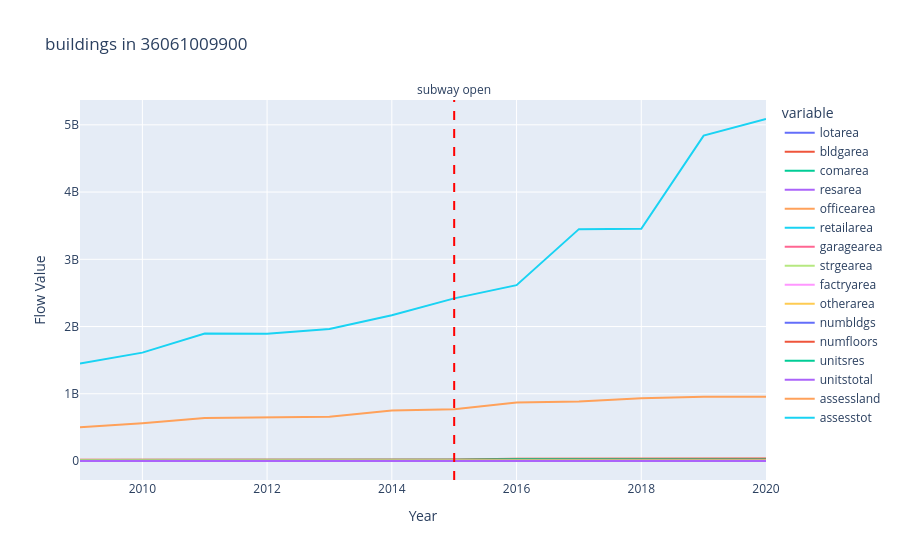

The notebook cell saved with this chart:
### Code cell
tract='36061009900'


df_filtered = pluto_agg_MN_all_years[pluto_agg_MN_all_years['full_tract'] == tract ]
# Select all columns except 'year'
y_cols = df_filtered.columns.drop(['year','full_tract'])
# Aggregate the data by 'year', summing up the Flow_to_work and Flow_to_home for each year
df_aggregated = df_filtered.groupby('year')[y_cols].sum().reset_index()

# Create the time series plot
fig = px.line(df_aggregated, 
              x='year', 
              y=y_cols,
              title=f"buildings in {tract}", 
              labels={'year': 'Year', 'value': 'Flow Value'}, 
              line_shape='linear')

special_year = 2015  

# Add a vertical line at the special year
fig.add_vline(
    x=special_year,
    line_width=2,
    line_dash="dash",
    line_color="red",
    annotation_text="subway open",  # Optional text annotation
    annotation_position="top"  # Optional position for the annotation
)

# Show the plot
fig.show()

### Figure 1 — Plotly figure (JSON) as saved in the notebook; plotly's stock layout.template omitted (floating-point values rounded to 4 significant figures)
{"data": [{"hovertemplate": "variable=lotarea<br>Year=%{x}<br>Flow Value=%{y}<extra></extra>", "legendgroup": "lotarea", "line": {"color": "#636efa", "dash": "solid", "shape": "linear"}, "marker": {"symbol": "circle"}, "mode": "lines", "name": "lotarea", "orientation": "v", "showlegend": true, "type": "scatter", "x": [2009, 2010, 2011, 2012, 2013, 2014, 2015, 2016, 2017, 2018, 2019, 2020], "xaxis": "x", "y": [5376000.0, 5394000.0, 8579000.0, 8576000.0, 8536000.0, 9250000.0, 10270000.0, 10910000.0, 10950000.0, 10060000.0, 10310000.0, 10260000.0], "yaxis": "y"}, {"hovertemplate": "variable=bldgarea<br>Year=%{x}<br>Flow Value=%{y}<extra></extra>", "legendgroup": "bldgarea", "line": {"color": "#EF553B", "dash": "solid", "shape": "linear"}, "marker": {"symbol": "circle"}, "mode": "lines", "name": "bldgarea", "orientation": "v", "showlegend": true, "type": "scatter", "x": [2009, 2010, 2011, 2012, 2013, 2014, 2015, 2016, 2017, 2018, 2019, 2020], "xaxis": "x", "y": [19000000.0, 18310000.0, 18780000.0, 18750000.0, 18520000.0, 21650000.0, 22990000.0, 33290000.0, 35120000.0, 30140000.0, 35130000.0, 38230000.0], "yaxis": "y"}, {"hovertemplate": "variable=comarea<br>Year=%{x}<br>Flow Value=%{y}<extra></extra>", "legendgroup": "comarea", "line": {"color": "#00cc96", "dash": "solid", "shape": "linear"}, "marker": {"symbol": "circle"}, "mode": "lines", "name": "comarea", "orientation": "v", "showlegend": true, "type": "scatter", "x": [2009, 2010, 2011, 2012, 2013, 2014, 2015, 2016, 2017, 2018, 2019, 2020], "xaxis": "x", "y": [15580000.0, 15360000.0, 15910000.0, 15890000.0, 15690000.0, 17210000.0, 17310000.0, 26210000.0, 26520000.0, 22460000.0, 25970000.0, 22510000.0], "yaxis": "y"}, {"hovertemplate": "variable=resarea<br>Year=%{x}<br>Flow Value=%{y}<extra></extra>", "legendgroup": "resarea", "line": {"color": "#ab63fa", "dash": "solid", "shape": "linear"}, "marker": {"symbol": "circle"}, "mode": "lines", "name": "resarea", "orientation": "v", "showlegend": true, "type": "scatter", "x": [2009, 2010, 2011, 2012, 2013, 2014, 2015, 2016, 2017, 2018, 2019, 2020], "xaxis": "x", "y": [3558000.0, 2947000.0, 2778000.0, 2858000.0, 2831000.0, 4334000.0, 5570000.0, 7009000.0, 8296000.0, 7402000.0, 7442000.0, 6690000.0], "yaxis": "y"}, {"hovertemplate": "variable=officearea<br>Year=%{x}<br>Flow Value=%{y}<extra></extra>", "legendgroup": "officearea", "line": {"color": "#FFA15A", "dash": "solid", "shape": "linear"}, "marker": {"symbol": "circle"}, "mode": "lines", "name": "officearea", "orientation": "v", "showlegend": true, "type": "scatter", "x": [2009, 2010, 2011, 2012, 2013, 2014, 2015, 2016, 2017, 2018, 2019, 2020], "xaxis": "x", "y": [2434000.0, 2468000.0, 2466000.0, 3765000.0, 3771000.0, 5459000.0, 5485000.0, 10630000.0, 11030000.0, 8626000.0, 11820000.0, 11460000.0], "yaxis": "y"}, {"hovertemplate": "variable=retailarea<br>Year=%{x}<br>Flow Value=%{y}<extra></extra>", "legendgroup": "retailarea", "line": {"color": "#19d3f3", "dash": "solid", "shape": "linear"}, "marker": {"symbol": "circle"}, "mode": "lines", "name": "retailarea", "orientation": "v", "showlegend": true, "type": "scatter", "x": [2009, 2010, 2011, 2012, 2013, 2014, 2015, 2016, 2017, 2018, 2019, 2020], "xaxis": "x", "y": [881400.0, 894400.0, 880600.0, 1116000.0, 1091000.0, 1197000.0, 1266000.0, 4429000.0, 4418000.0, 3276000.0, 3174000.0, 2590000.0], "yaxis": "y"}, {"hovertemplate": "variable=garagearea<br>Year=%{x}<br>Flow Value=%{y}<extra></extra>", "legendgroup": "garagearea", "line": {"color": "#FF6692", "dash": "solid", "shape": "linear"}, "marker": {"symbol": "circle"}, "mode": "lines", "name": "garagearea", "orientation": "v", "showlegend": true, "type": "scatter", "x": [2009, 2010, 2011, 2012, 2013, 2014, 2015, 2016, 2017, 2018, 2019, 2020], "xaxis": "x", "y": [1577000.0, 1356000.0, 1951000.0, 2216000.0, 2195000.0, 2261000.0, 2324000.0, 2609000.0, 2536000.0, 2359000.0, 2290000.0, 2484000.0], "yaxis": "y"}, {"hovertemplate": "variable=strgearea<br>Year=%{x}<br>Flow Value=%{y}<extra></extra>", "legendgroup": "strgearea", "line": {"color": "#B6E880", "dash": "solid", "shape": "linear"}, "marker": {"symbol": "circle"}, "mode": "lines", "name": "strgearea", "orientation": "v", "showlegend": true, "type": "scatter", "x": [2009, 2010, 2011, 2012, 2013, 2014, 2015, 2016, 2017, 2018, 2019, 2020], "xaxis": "x", "y": [7642000.0, 7589000.0, 7259000.0, 4610000.0, 4332000.0, 3972000.0, 3958000.0, 3950000.0, 3891000.0, 3686000.0, 3631000.0, 2773000.0], "yaxis": "y"}, {"hovertemplate": "variable=factryarea<br>Year=%{x}<br>Flow Value=%{y}<extra></extra>", "legendgroup": "factryarea", "line": {"color": "#FF97FF", "dash": "solid", "shape": "linear"}, "marker": {"symbol": "circle"}, "mode": "lines", "name": "factryarea", "orientation": "v", "showlegend": true, "type": "scatter", "x": [2009, 2010, 2011, 2012, 2013, 2014, 2015, 2016, 2017, 2018, 2019, 2020], "xaxis": "x", "y": [228600.0, 226200.0, 500500.0, 1297000.0, 1293000.0, 1277000.0, 1274000.0, 1274000.0, 1274000.0, 1332000.0, 1328000.0, 144000.0], "yaxis": "y"}, {"hovertemplate": "variable=otherarea<br>Year=%{x}<br>Flow Value=%{y}<extra></extra>", "legendgroup": "otherarea", "line": {"color": "#FECB52", "dash": "solid", "shape": "linear"}, "marker": {"symbol": "circle"}, "mode": "lines", "name": "otherarea", "orientation": "v", "showlegend": true, "type": "scatter", "x": [2009, 2010, 2011, 2012, 2013, 2014, 2015, 2016, 2017, 2018, 2019, 2020], "xaxis": "x", "y": [2759000.0, 2809000.0, 2850000.0, 2886000.0, 2893000.0, 2929000.0, 2883000.0, 3201000.0, 3254000.0, 3044000.0, 3621000.0, 3050000.0], "yaxis": "y"}, {"hovertemplate": "variable=numbldgs<br>Year=%{x}<br>Flow Value=%{y}<extra></extra>", "legendgroup": "numbldgs", "line": {"color": "#636efa", "dash": "solid", "shape": "linear"}, "marker": {"symbol": "circle"}, "mode": "lines", "name": "numbldgs", "orientation": "v", "showlegend": true, "type": "scatter", "x": [2009, 2010, 2011, 2012, 2013, 2014, 2015, 2016, 2017, 2018, 2019, 2020], "xaxis": "x", "y": [449.0, 420.0, 319.0, 316.0, 312.0, 307.0, 297.0, 303.0, 304.0, 302.0, 298.0, 275.0], "yaxis": "y"}, {"hovertemplate": "variable=numfloors<br>Year=%{x}<br>Flow Value=%{y}<extra></extra>", "legendgroup": "numfloors", "line": {"color": "#EF553B", "dash": "solid", "shape": "linear"}, "marker": {"symbol": "circle"}, "mode": "lines", "name": "numfloors", "orientation": "v", "showlegend": true, "type": "scatter", "x": [2009, 2010, 2011, 2012, 2013, 2014, 2015, 2016, 2017, 2018, 2019, 2020], "xaxis": "x", "y": [1262.0, 1221.0, 1208.0, 1180.0, 1155.0, 1294.0, 1245.0, 1475.0, 1791.0, 1495.0, 1758.0, 2030.0], "yaxis": "y"}, {"hovertemplate": "variable=unitsres<br>Year=%{x}<br>Flow Value=%{y}<extra></extra>", "legendgroup": "unitsres", "line": {"color": "#00cc96", "dash": "solid", "shape": "linear"}, "marker": {"symbol": "circle"}, "mode": "lines", "name": "unitsres", "orientation": "v", "showlegend": true, "type": "scatter", "x": [2009, 2010, 2011, 2012, 2013, 2014, 2015, 2016, 2017, 2018, 2019, 2020], "xaxis": "x", "y": [3437.0, 1669.0, 2797.0, 2764.0, 2736.0, 5542.0, 6787.0, 6052.0, 6778.0, 5879.0, 5921.0, 7764.0], "yaxis": "y"}, {"hovertemplate": "variable=unitstotal<br>Year=%{x}<br>Flow Value=%{y}<extra></extra>", "legendgroup": "unitstotal", "line": {"color": "#ab63fa", "dash": "solid", "shape": "linear"}, "marker": {"symbol": "circle"}, "mode": "lines", "name": "unitstotal", "orientation": "v", "showlegend": true, "type": "scatter", "x": [2009, 2010, 2011, 2012, 2013, 2014, 2015, 2016, 2017, 2018, 2019, 2020], "xaxis": "x", "y": [4068.0, 3447.0, 3430.0, 3918.0, 3885.0, 6695.0, 7952.0, 7291.0, 8018.0, 7134.0, 7194.0, 9116.0], "yaxis": "y"}, {"hovertemplate": "variable=assessland<br>Year=%{x}<br>Flow Value=%{y}<extra></extra>", "legendgroup": "assessland", "line": {"color": "#FFA15A", "dash": "solid", "shape": "linear"}, "marker": {"symbol": "circle"}, "mode": "lines", "name": "assessland", "orientation": "v", "showlegend": true, "type": "scatter", "x": [2009, 2010, 2011, 2012, 2013, 2014, 2015, 2016, 2017, 2018, 2019, 2020], "xaxis": "x", "y": [501100000.0, 563100000.0, 639500000.0, 653100000.0, 659000000.0, 749900000.0, 768100000.0, 869700000.0, 886300000.0, 933600000.0, 955200000.0, 954200000.0], "yaxis": "y"}, {"hovertemplate": "variable=assesstot<br>Year=%{x}<br>Flow Value=%{y}<extra></extra>", "legendgroup": "assesstot", "line": {"color": "#19d3f3", "dash": "solid", "shape": "linear"}, "marker": {"symbol": "circle"}, "mode": "lines", "name": "assesstot", "orientation": "v", "showlegend": true, "type": "scatter", "x": [2009, 2010, 2011, 2012, 2013, 2014, 2015, 2016, 2017, 2018, 2019, 2020], "xaxis": "x", "y": [1450000000.0, 1612000000.0, 1895000000.0, 1891000000.0, 1962000000.0, 2169000000.0, 2419000000.0, 2615000000.0, 3449000000.0, 3455000000.0, 4840000000.0, 5087000000.0], "yaxis": "y"}], "layout": {"annotations": [{"showarrow": false, "text": "subway open", "x": 2015, "xanchor": "center", "xref": "x", "y": 1, "yanchor": "bottom", "yref": "y domain"}], "legend": {"title": {"text": "variable"}, "tracegroupgap": 0}, "shapes": [{"line": {"color": "red", "dash": "dash", "width": 2}, "type": "line", "x0": 2015, "x1": 2015, "xref": "x", "y0": 0, "y1": 1, "yref": "y domain"}], "title": {"text": "buildings in 36061009900"}, "xaxis": {"anchor": "y", "domain": [0, 1], "title": {"text": "Year"}}, "yaxis": {"anchor": "x", "domain": [0, 1], "title": {"text": "Flow Value"}}}}
